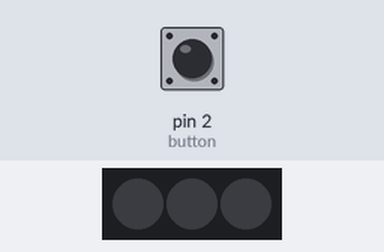
This sketch was run on a simulated Arduino Uno, built with avr-gcc and run on an emulated ATmega328P. Parts: 3 RGB LEDs in strip order, left to right. Inputs (shaded band) come from the test bench; at power-on: pin 2 (button) LOW. Dim RGB values are drawn brighter than linear.

Above: at 1.2 s.
1.3 s: pin 2 (button) pulled HIGH for 0.15 s
At 2.7 s:
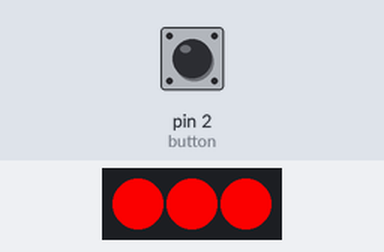
3.8 s: pin 2 (button) pulled HIGH for 3.2 s
At 8.2 s:
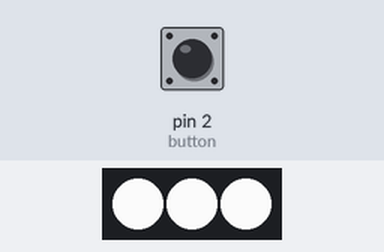
8.5 s: pin 2 (button) pulled HIGH for 1 s
At 8.9 s:
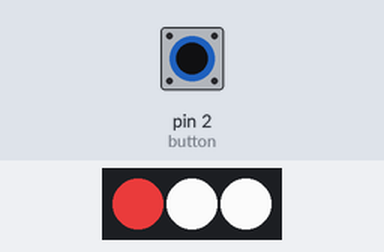
11.0 s: pin 2 (button) pulled HIGH for 0.15 s
At 12.5 s:
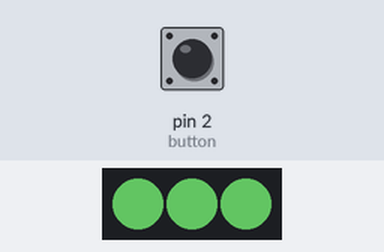
13.5 s: pin 2 (button) pulled HIGH for 0.15 s
At 15.6 s:
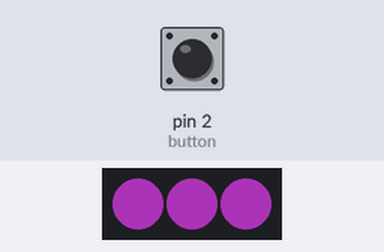
16.0 s: pin 2 (button) pulled HIGH for 1 s
At 16.4 s:
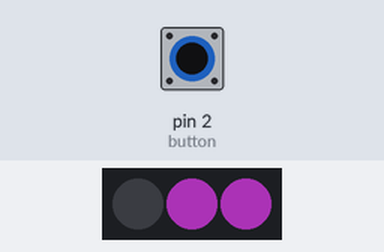
Timing chart, 0 to 19.0 s (numbered marks = the images above; inputs shaded):
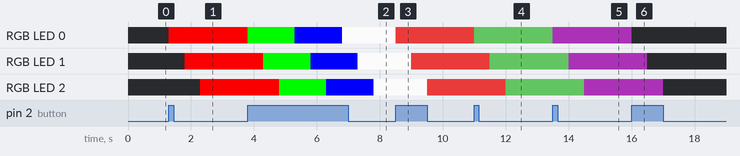

The sketch:

crystalLamp.ino
```cpp
/*
CREATED BY MICE_EFF https://www.youtube.com/watch?v=MZ1720v6W88&t=165s
*/

#include "Adafruit_NeoPixel.h"  // https://github.com/adafruit/Adafruit_NeoPixel
#define LED_COUNT 3 // кол-во светодиодов
#define LED_PIN 1 // пин ленты
int button=2; // пин кнопки
int a = 0;
Adafruit_NeoPixel strip = Adafruit_NeoPixel(LED_COUNT, LED_PIN, NEO_GRB + NEO_KHZ800);


void setup() {
  strip.begin();
  strip.show();
strip.setBrightness(240);// установка яркости 0 - 255
  pinMode(button, INPUT);
}

void loop() {
 if(digitalRead(button) == HIGH && a==0 ){

    for (int i = 0; i < LED_COUNT; i++) {
    strip.setPixelColor(i, strip.Color(255,0, 0)); // ПЕРВЫЙ РЕЖИМ. Красный цвет.
    strip.show();
    delay(500);
    a=1;
 }
 }

if(digitalRead(button) == HIGH && a==1 ){

    for (int i = 0; i < LED_COUNT; i++) {
    strip.setPixelColor(i, strip.Color(0, 255,0));  //ВТОРОЙ РЕЖИМ. Зеленый цвет.    ( Цвет можно сменить, сменив три числа  (0, 255,0), первое число это RED канал, Второе-GREEN, Последнее-BLUE.
    strip.show();
    delay(500);
    }
    a=2;
}
if(digitalRead(button) == HIGH && a==2 ){

    for (int i = 0; i < LED_COUNT; i++) {
    strip.setPixelColor(i, strip.Color(0, 0, 255)); // ТРЕТИЙ РЕЖИМ. Синий цвет.
    strip.show();
    delay(500);
    }
    a=3;
}
if(digitalRead(button) == HIGH && a==3 ){

    for (int i = 0; i < LED_COUNT; i++) {
    strip.setPixelColor(i, strip.Color(255, 255, 255)); //  ЧЕРТВЕРТЫЙ РЕЖИМ. Белый цвет.
    strip.show();
    delay(500);
    }
    a=4;
}
 if(digitalRead(button) == HIGH && a==4 ){

    for (int i = 0; i < LED_COUNT; i++) {
    strip.setPixelColor(i, strip.Color(200, 50, 50)); // ПЯТЫЙ РЕЖИМ. Розовый цвет.
    strip.show();
    delay(500);
    }
    a=5;
}
 if(digitalRead(button) == HIGH && a==5 ){

    for (int i = 0; i < LED_COUNT; i++) {
    strip.setPixelColor(i, strip.Color(50, 100, 50)); // ШЕСТОЙ РЕЖИМ. Аквамариновый цвет
    strip.show();
    delay(500);
    }
    a=6;
}
 if(digitalRead(button) == HIGH && a==6 ){

    for (int i = 0; i < LED_COUNT; i++) {
    strip.setPixelColor(i, strip.Color(65, 20, 70)); // СЕДЬМОЙ РЕЖИМ. Фиолетовый цвет.
    strip.show();
    delay(500);
    }
    a=7;
}
 if(digitalRead(button) == HIGH && a==7 ){

    for (int i = 0; i < LED_COUNT; i++) {
    strip.setPixelColor(i, strip.Color(0, 0, 0)); //
    strip.show();
    delay(500);
    }
    a=0;
}
}
```

Measured:
- after the input at 1.3 s, RGB LED 0: off → RGB(240, 0, 0) at once; RGB LED 1: off → RGB(240, 0, 0) after 0.50 s; RGB LED 2: off → RGB(240, 0, 0) after 1.0 s
- after the input at 3.8 s, RGB LED 0: RGB(240, 0, 0) → RGB(0, 240, 0) at once, → RGB(0, 0, 240) 1.5 s later, → RGB(240, 240, 240) 1.5 s later; RGB LED 1: RGB(240, 0, 0) → RGB(0, 240, 0) after 0.50 s, → RGB(0, 0, 240) 1.5 s later, → RGB(240, 240, 240) 1.5 s later
- after the input at 8.5 s, RGB LED 0: RGB(240, 240, 240) → RGB(188, 47, 47) at once; RGB LED 1: RGB(240, 240, 240) → RGB(188, 47, 47) after 0.50 s; RGB LED 2: RGB(240, 240, 240) → RGB(188, 47, 47) after 1.0 s
- after the input at 11.0 s, RGB LED 0: RGB(188, 47, 47) → RGB(47, 94, 47) at once; RGB LED 1: RGB(188, 47, 47) → RGB(47, 94, 47) after 0.50 s; RGB LED 2: RGB(188, 47, 47) → RGB(47, 94, 47) after 1.0 s
- after the input at 13.5 s, RGB LED 0: RGB(47, 94, 47) → RGB(61, 18, 65) at once; RGB LED 1: RGB(47, 94, 47) → RGB(61, 18, 65) after 0.50 s; RGB LED 2: RGB(47, 94, 47) → RGB(61, 18, 65) after 1.0 s
- after the input at 16.0 s, RGB LED 0: RGB(61, 18, 65) → off at once; RGB LED 1: RGB(61, 18, 65) → off after 0.50 s; RGB LED 2: RGB(61, 18, 65) → off after 1.0 s
